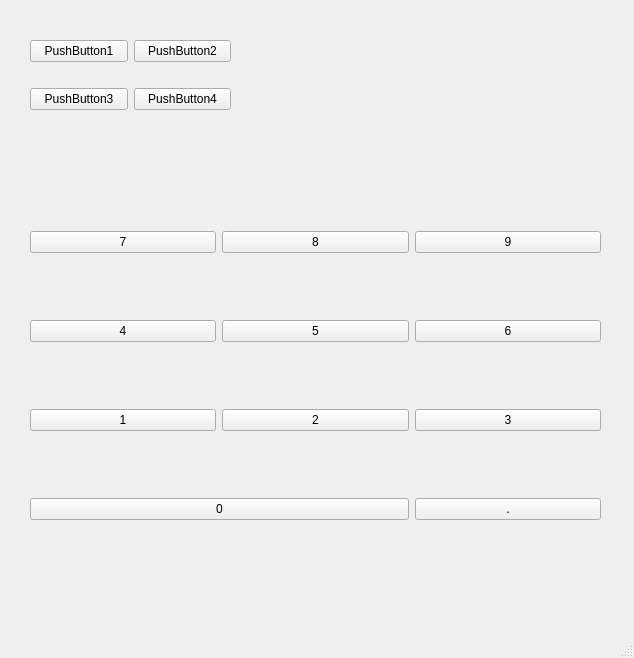
<?xml version="1.0" encoding="UTF-8"?>
<ui version="4.0">
 <class>MainWindow</class>
 <widget class="QMainWindow" name="MainWindow">
  <property name="geometry">
   <rect>
    <x>0</x>
    <y>0</y>
    <width>634</width>
    <height>658</height>
   </rect>
  </property>
  <property name="windowTitle">
   <string>MainWindow</string>
  </property>
  <widget class="QWidget" name="centralwidget">
   <widget class="QWidget" name="layoutWidget">
    <property name="geometry">
     <rect>
      <x>30</x>
      <y>20</y>
      <width>201</width>
      <height>111</height>
     </rect>
    </property>
    <layout class="QGridLayout" name="gridLayout">
     <item row="0" column="0">
      <widget class="QPushButton" name="pushButton">
       <property name="text">
        <string>PushButton1</string>
       </property>
      </widget>
     </item>
     <item row="0" column="1">
      <widget class="QPushButton" name="pushButton_2">
       <property name="text">
        <string>PushButton2</string>
       </property>
      </widget>
     </item>
     <item row="1" column="0">
      <widget class="QPushButton" name="pushButton_3">
       <property name="text">
        <string>PushButton3</string>
       </property>
      </widget>
     </item>
     <item row="1" column="1">
      <widget class="QPushButton" name="pushButton_4">
       <property name="text">
        <string>PushButton4</string>
       </property>
      </widget>
     </item>
    </layout>
   </widget>
   <widget class="QWidget" name="layoutWidget">
    <property name="geometry">
     <rect>
      <x>30</x>
      <y>170</y>
      <width>571</width>
      <height>411</height>
     </rect>
    </property>
    <layout class="QGridLayout" name="gridLayout_2">
     <item row="0" column="2">
      <widget class="QPushButton" name="pushButton_7">
       <property name="text">
        <string>9</string>
       </property>
      </widget>
     </item>
     <item row="3" column="0" colspan="2">
      <widget class="QPushButton" name="pushButton_14">
       <property name="text">
        <string>0</string>
       </property>
      </widget>
     </item>
     <item row="1" column="1">
      <widget class="QPushButton" name="pushButton_9">
       <property name="text">
        <string>5</string>
       </property>
      </widget>
     </item>
     <item row="1" column="2">
      <widget class="QPushButton" name="pushButton_10">
       <property name="text">
        <string>6</string>
       </property>
      </widget>
     </item>
     <item row="2" column="0">
      <widget class="QPushButton" name="pushButton_13">
       <property name="text">
        <string>1</string>
       </property>
      </widget>
     </item>
     <item row="0" column="0">
      <widget class="QPushButton" name="pushButton_5">
       <property name="text">
        <string>7</string>
       </property>
      </widget>
     </item>
     <item row="1" column="0">
      <widget class="QPushButton" name="pushButton_8">
       <property name="text">
        <string>4</string>
       </property>
      </widget>
     </item>
     <item row="0" column="1">
      <widget class="QPushButton" name="pushButton_6">
       <property name="text">
        <string>8</string>
       </property>
      </widget>
     </item>
     <item row="3" column="2">
      <widget class="QPushButton" name="pushButton_15">
       <property name="text">
        <string>.</string>
       </property>
      </widget>
     </item>
     <item row="2" column="2">
      <widget class="QPushButton" name="pushButton_12">
       <property name="text">
        <string>3</string>
       </property>
      </widget>
     </item>
     <item row="2" column="1">
      <widget class="QPushButton" name="pushButton_11">
       <property name="text">
        <string>2</string>
       </property>
      </widget>
     </item>
    </layout>
   </widget>
  </widget>
  <widget class="QMenuBar" name="menubar">
   <property name="geometry">
    <rect>
     <x>0</x>
     <y>0</y>
     <width>634</width>
     <height>23</height>
    </rect>
   </property>
  </widget>
  <widget class="QStatusBar" name="statusbar"/>
 </widget>
 <resources/>
 <connections/>
</ui>
